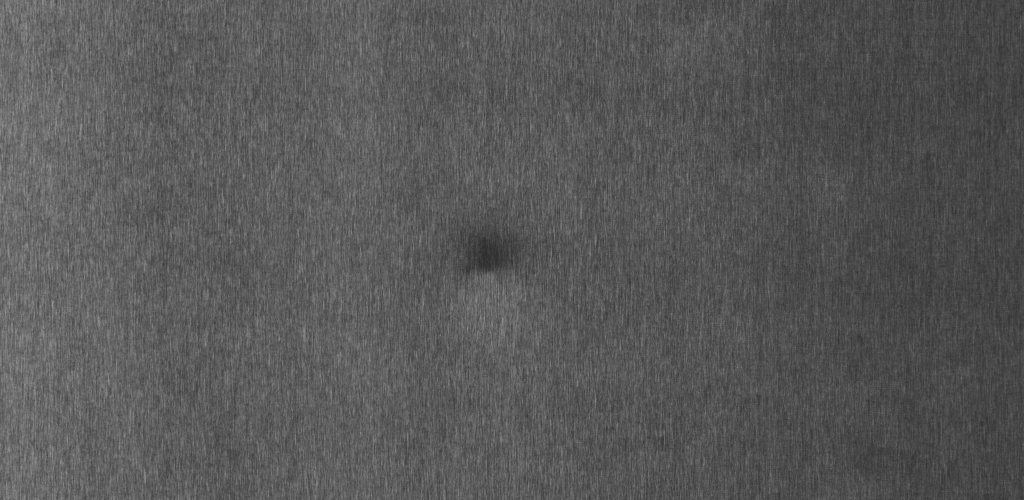
#> input picture tf_c_example/images/3DNL_record_count_1601_12_10717.jpg, 2048 x 1000 px, found by its file name (shown at 1/2 size); its folder holds only this picture in this run
$ jupyter execute --allow-errors tf_mobile_fcn_eval-4.ipynb   (shell and % lines are left out)   (older library calls are emulated)
#> lines starting #> are read from the running program, lines starting #| are printed output that depends on the picture
[cell 1]
import os
import sys
import math
import random
import time
import numpy as np
import time

from skimage import morphology, measure
from skimage.color import label2rgb

import cv2
import matplotlib.pyplot as plt

[cell 2]
import tensorflow as tf
from tensorflow.python.platform import gfile

# load model

# new mobile fcn model, trained with half-sized images
# image size = (500, 1024)
# trained width resizing = (None, img_size(0), img_size(1), 1) --> gray (not color)
# using proto-buffer file *.pb

[cell 3]
model_dir = os.path.join('model', 'tf', 'test-16-1')
#> (the rest of this cell did not finish here and is left out)

#> (a cell that did not finish here is left out)

#> (a cell that did not finish here is left out)

#> (a cell that did not finish here is left out)

#> (a cell that did not finish here is left out)

# prepare test image

[cell 8]
red = [255, 0, 0] # dent
blue = [0, 0, 255] # dent
green = [0, 255, 0] # border
yellow = [255, 255, 0] # edge crack
cyan = [0, 255, 255] # stain
pink = [255, 200, 200]
violet = [255, 0, 255]

back_ground, border_label, red_dent_label, blue_dent_label, stain_label, edge_crack_label, welding_hole_label, welding_line_label = 0, 1, 2, 3, 4, 5, 6, 7
dcolors = [(0, 0, 0), (0, 255, 0), (255, 0, 0), (0, 0, 255), (0, 255, 255), (255, 255, 0), [255, 200, 200], [255, 0, 255]]

label2name = {0:'bg', 1:'border', 2:'concave_dent', 3:'convex_dent', 4:'stain', 5:'edge_crack', 6:'welding_line', 7:'welding_hole'}

[cell 9]
def print_name(labels):
    names = []
    for label in labels:
        if label > 0:
            names.append(label2name[label])
    print(names)

[cell 10]
test_dir = r'D:\MyUsers\Haebin\model\haebin\images'
#test_dir = r'c:\MyUsers\Park\Data\sdd\3dnl\_defects\Stain'
#test_dir = r'c:\MyUsers\Park\Data\sdd\3dnl\_defects\EdgeCrack'
#test_dir = r'c:\MyUsers\Park\Data\sdd\3dnl\_defects\Welding'

test_list = [f for f in os.listdir(test_dir) if os.path.isfile(os.path.join(test_dir, f))]
print('test_list = ', len(test_list), test_list[0])

[cell 11]
test_file = random.choice(test_list)
test_path = os.path.join(test_dir, test_file)
print(test_file)

img = cv2.imread(test_path, 1)
#> img is the input picture: shape (1000, 2048, 3); min 39, max 163, mean 87.4
img = img[...,::-1] # bgr to rgb
print(img.shape, img.dtype, img.min(), img.max())
#| (1000, 2048, 3) uint8 39 163
plt.imshow(img)
plt.show()

[cell 12]
img = cv2.imread(test_path, 0)
#> img: shape (1000, 2048); min 39, max 163, mean 87.4
test_img = cv2.resize(img, None, fx=0.5, fy=0.5).astype('float32')
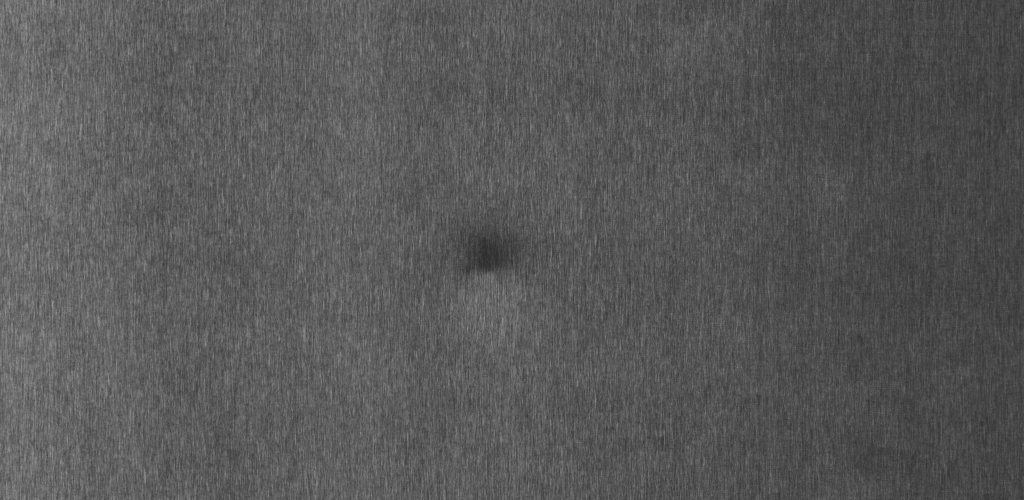
#> test_img: shape (500, 1024) float32; min 41, max 152, mean 87.5
test_img = np.expand_dims(test_img, axis=-1)
test_img = np.expand_dims(test_img, axis=0)
print('test = ', test_img.shape, test_img.dtype, test_img.min(), test_img.max())
#| test =  (1, 500, 1024, 1) float32 41.0 152.0

start_time = time.time()
#> (the rest of this cell did not finish here and is left out)

#> (a cell that did not finish here is left out)

[cell 14]
a = np.dstack([np.squeeze(test_img),np.squeeze(test_img),np.squeeze(test_img)])
a.shape
#> Out = (500, 1024, 3)
